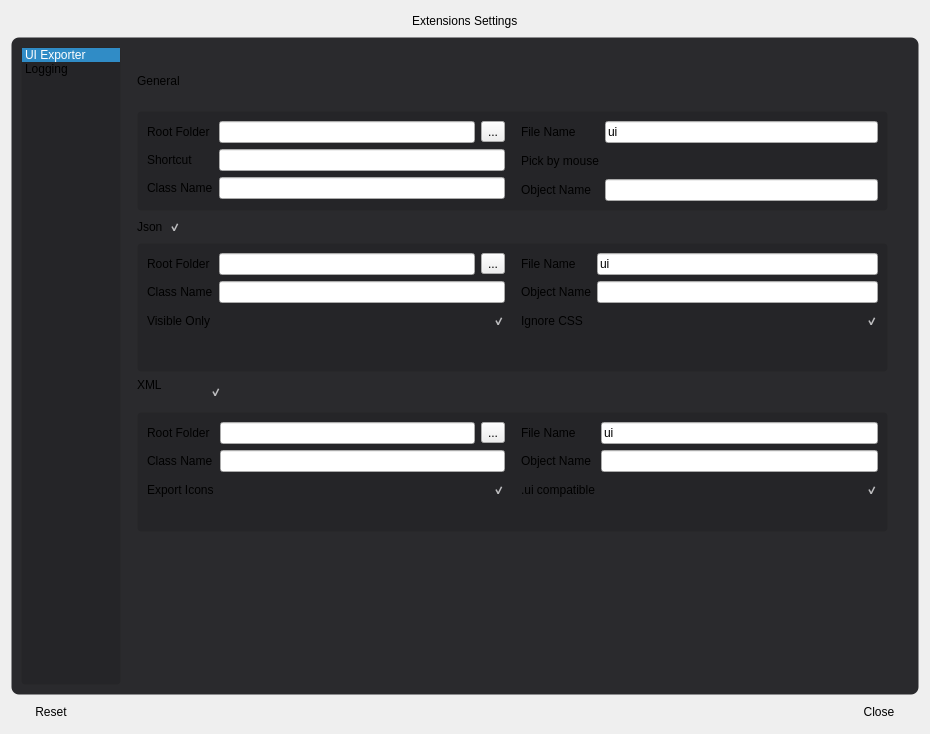
<?xml version="1.0" encoding="UTF-8"?>
<ui version="4.0">
 <class>ExtensionsSettings</class>
 <widget class="ExtensionsSettings" name="ExtensionsSettings">
  <property name="geometry">
   <rect>
    <x>0</x>
    <y>0</y>
    <width>930</width>
    <height>734</height>
   </rect>
  </property>
  <property name="sizePolicy">
   <sizepolicy hsizetype="Minimum" vsizetype="Preferred">
    <horstretch>0</horstretch>
    <verstretch>0</verstretch>
   </sizepolicy>
  </property>
  <property name="focusPolicy">
   <enum>Qt::StrongFocus</enum>
  </property>
  <property name="styleSheet">
   <string notr="true"/>
  </property>
  <layout class="QGridLayout" name="gridLayout">
   <item row="0" column="0">
    <layout class="QHBoxLayout" name="topBarLayout">
     <item>
      <spacer name="horizontalSpacer_3">
       <property name="orientation">
        <enum>Qt::Horizontal</enum>
       </property>
       <property name="sizeHint" stdset="0">
        <size>
         <width>40</width>
         <height>20</height>
        </size>
       </property>
      </spacer>
     </item>
     <item>
      <widget class="QLabel" name="label">
       <property name="text">
        <string>Extensions Settings</string>
       </property>
      </widget>
     </item>
     <item>
      <spacer name="horizontalSpacer_2">
       <property name="orientation">
        <enum>Qt::Horizontal</enum>
       </property>
       <property name="sizeHint" stdset="0">
        <size>
         <width>40</width>
         <height>20</height>
        </size>
       </property>
      </spacer>
     </item>
    </layout>
   </item>
   <item row="1" column="0">
    <widget class="QFrame" name="mainFrame">
     <property name="styleSheet">
      <string notr="true">#mainFrame {
       background: rgba(42, 42, 45, 255);
       border: 1px solid transparent;
       border-radius: 8px;
       }</string>
     </property>
     <layout class="QVBoxLayout" name="Frame_2Depth">
      <item>
       <layout class="QHBoxLayout" name="horizontalLayout">
        <item>
         <widget class="QListWidget" name="listWidget">
          <property name="sizePolicy">
           <sizepolicy hsizetype="Minimum" vsizetype="Expanding">
            <horstretch>0</horstretch>
            <verstretch>0</verstretch>
           </sizepolicy>
          </property>
          <property name="maximumSize">
           <size>
            <width>100</width>
            <height>16777215</height>
           </size>
          </property>
          <property name="styleSheet">
           <string notr="true">#listWidget
            {
            background: rgba(37, 37, 40, 255);
            border: 1px solid transparent;
            border-radius: 4px;
            }</string>
          </property>
          <property name="resizeMode">
           <enum>QListView::Fixed</enum>
          </property>
          <property name="currentRow">
           <number>0</number>
          </property>
          <item>
           <property name="text">
            <string>UI Exporter</string>
           </property>
          </item>
          <item>
           <property name="text">
            <string>Logging</string>
           </property>
          </item>
         </widget>
        </item>
        <item>
         <widget class="QStackedWidget" name="stackedWidget">
          <property name="styleSheet">
           <string notr="true">	QCheckBox
            {
            background: transparent;
            border: none;
            color: rgba(225, 225, 228, 255);
            outline: none;
            }

            QCheckBox:hover, QCheckBox:checked, QCheckBox:focus
            {
            color: rgba(225, 225, 228, 255);
            }

            QCheckBox:disabled
            {
            color: rgba(70, 70, 73, 255);
            }

            QCheckBox::indicator:unchecked:hover, QCheckBox::indicator:unchecked:focus
            {
            image: url(:/Resources/CommonIcon/Checkbox Off Selected.svg);
            }

            QCheckBox::indicator:unchecked:disabled
            {
            image: url(:/Resources/CommonIcon/Checkbox Off Disabled.svg);
            }

            QCheckBox[widget-type=Warning]
            {
            color: rgba(255, 97, 125, 255);
            }

            QCheckBox[widget-type=Warning]::indicator:unchecked
            {
            image: url(:/Resources/CommonIcon/Checkbox Off Warning.svg);
            }
            QCheckBox
            {
            spacing: 6px;
            }

            QCheckBox::indicator
            {
            width: 12px;
            height: 12px;
            }
            QCheckBox::indicator:unchecked
            {
            image: url(:/Resources/CommonIcon/Checkbox Off Normal.svg);
            }

            QCheckBox::indicator:checked, QCheckBox::indicator:checked:hover, QCheckBox::indicator:checked:focus
            {
            image: url(:/Resources/CommonIcon/Checkbox On Selected.svg);
            }

            QCheckBox::indicator:checked:disabled
            {
            image: url(:/Resources/CommonIcon/Checkbox On Disabled.svg);
            }

            QCheckBox[widget-type=Warning]::indicator:checked
            {
            image: url(:/Resources/CommonIcon/Checkbox On Warning.svg);
            }
           </string>
          </property>
          <property name="currentIndex">
           <number>0</number>
          </property>
          <widget class="QWidget" name="uiExporterPage">
           <property name="styleSheet">
            <string notr="true"/>
           </property>
           <widget class="QWidget" name="layoutWidget">
            <property name="geometry">
             <rect>
              <x>10</x>
              <y>10</y>
              <width>751</width>
              <height>475</height>
             </rect>
            </property>
            <layout class="QVBoxLayout" name="verticalLayout">
             <item>
              <layout class="QVBoxLayout" name="verticalLayout_2">
               <item>
                <layout class="QHBoxLayout" name="horizontalLayout_6">
                 <item>
                  <widget class="QLabel" name="label_6">
                   <property name="text">
                    <string>&lt;img src=':/Resources/CommonIcon/Title Bullet Secondary.svg' width='11' height='11'&gt;General</string>
                   </property>
                  </widget>
                 </item>
                 <item>
                  <spacer name="horizontalSpacer_5">
                   <property name="orientation">
                    <enum>Qt::Horizontal</enum>
                   </property>
                   <property name="sizeHint" stdset="0">
                    <size>
                     <width>40</width>
                     <height>20</height>
                    </size>
                   </property>
                  </spacer>
                 </item>
                </layout>
               </item>
               <item>
                <widget class="QFrame" name="generalFrame">
                 <property name="styleSheet">
                  <string notr="true">#generalFrame {
                   background: rgba(37, 37, 40, 255);
                   border: 1px solid transparent;
                   border-radius: 4px;
                   }</string>
                 </property>
                 <layout class="QHBoxLayout" name="horizontalLayout_2">
                  <item>
                   <layout class="QFormLayout" name="formLayout">
                    <item row="0" column="0">
                     <widget class="QLabel" name="label_2">
                      <property name="text">
                       <string>Root Folder</string>
                      </property>
                     </widget>
                    </item>
                    <item row="0" column="1">
                     <layout class="QHBoxLayout" name="horizontalLayout_5">
                      <item>
                       <widget class="QLineEdit" name="generalRootFolder"/>
                      </item>
                      <item>
                       <widget class="QToolButton" name="generalFolderButton">
                        <property name="text">
                         <string>...</string>
                        </property>
                        <property name="icon">
                         <iconset resource="../../resources/resources.qrc">
                          <normaloff>:/folder.png</normaloff>:/folder.png</iconset>
                        </property>
                       </widget>
                      </item>
                     </layout>
                    </item>
                    <item row="1" column="1">
                     <widget class="QLineEdit" name="shortcut"/>
                    </item>
                    <item row="1" column="0">
                     <widget class="QLabel" name="label_22">
                      <property name="text">
                       <string>Shortcut</string>
                      </property>
                     </widget>
                    </item>
                    <item row="2" column="0">
                     <widget class="QLabel" name="label_4">
                      <property name="text">
                       <string>Class Name</string>
                      </property>
                     </widget>
                    </item>
                    <item row="2" column="1">
                     <widget class="QLineEdit" name="generalClassName"/>
                    </item>
                   </layout>
                  </item>
                  <item>
                   <spacer name="horizontalSpacer_4">
                    <property name="orientation">
                     <enum>Qt::Horizontal</enum>
                    </property>
                    <property name="sizeType">
                     <enum>QSizePolicy::Fixed</enum>
                    </property>
                    <property name="sizeHint" stdset="0">
                     <size>
                      <width>10</width>
                      <height>20</height>
                     </size>
                    </property>
                   </spacer>
                  </item>
                  <item>
                   <layout class="QFormLayout" name="formLayout_2">
                    <item row="0" column="0">
                     <widget class="QLabel" name="label_3">
                      <property name="text">
                       <string>File Name</string>
                      </property>
                     </widget>
                    </item>
                    <item row="0" column="1">
                     <widget class="QLineEdit" name="generalFileName">
                      <property name="text">
                       <string>ui</string>
                      </property>
                     </widget>
                    </item>
                    <item row="2" column="0">
                     <widget class="QLabel" name="label_5">
                      <property name="text">
                       <string>Object Name</string>
                      </property>
                     </widget>
                    </item>
                    <item row="2" column="1">
                     <widget class="QLineEdit" name="generalObjectName"/>
                    </item>
                    <item row="1" column="0">
                     <widget class="QLabel" name="label_23">
                      <property name="text">
                       <string>Pick by mouse</string>
                      </property>
                     </widget>
                    </item>
                    <item row="1" column="1">
                     <widget class="QCheckBox" name="pickWidgetByMouse">
                      <property name="minimumSize">
                       <size>
                        <width>24</width>
                        <height>24</height>
                       </size>
                      </property>
                      <property name="focusPolicy">
                       <enum>Qt::ClickFocus</enum>
                      </property>
                      <property name="layoutDirection">
                       <enum>Qt::RightToLeft</enum>
                      </property>
                      <property name="text">
                       <string/>
                      </property>
                      <property name="checked">
                       <bool>false</bool>
                      </property>
                     </widget>
                    </item>
                   </layout>
                  </item>
                 </layout>
                </widget>
               </item>
              </layout>
             </item>
             <item>
              <layout class="QVBoxLayout" name="verticalLayout_4">
               <item>
                <layout class="QHBoxLayout" name="horizontalLayout_8">
                 <item>
                  <widget class="QLabel" name="label_8">
                   <property name="text">
                    <string>&lt;img src=':/Resources/CommonIcon/Title Bullet Secondary.svg' width='11' height='11'&gt;Json</string>
                   </property>
                  </widget>
                 </item>
                 <item>
                  <widget class="QCheckBox" name="jsonEnabled">
                   <property name="text">
                    <string/>
                   </property>
                   <property name="checked">
                    <bool>true</bool>
                   </property>
                  </widget>
                 </item>
                 <item>
                  <spacer name="horizontalSpacer_7">
                   <property name="orientation">
                    <enum>Qt::Horizontal</enum>
                   </property>
                   <property name="sizeHint" stdset="0">
                    <size>
                     <width>40</width>
                     <height>20</height>
                    </size>
                   </property>
                  </spacer>
                 </item>
                </layout>
               </item>
               <item>
                <widget class="QFrame" name="jsonFrame">
                 <property name="enabled">
                  <bool>true</bool>
                 </property>
                 <property name="styleSheet">
                  <string notr="true">#jsonFrame {
                   background: rgba(37, 37, 40, 255);
                   border: 1px solid transparent;
                   border-radius: 4px;
                   }</string>
                 </property>
                 <layout class="QHBoxLayout" name="horizontalLayout_9">
                  <property name="bottomMargin">
                   <number>5</number>
                  </property>
                  <item>
                   <layout class="QFormLayout" name="formLayout_3">
                    <item row="0" column="0">
                     <widget class="QLabel" name="label_9">
                      <property name="text">
                       <string>Root Folder</string>
                      </property>
                     </widget>
                    </item>
                    <item row="0" column="1">
                     <layout class="QHBoxLayout" name="horizontalLayout_10">
                      <item>
                       <widget class="QLineEdit" name="jsonRootFolder"/>
                      </item>
                      <item>
                       <widget class="QToolButton" name="jsonFolderButton">
                        <property name="text">
                         <string>...</string>
                        </property>
                        <property name="icon">
                         <iconset resource="../../resources/resources.qrc">
                          <normaloff>:/folder.png</normaloff>:/folder.png</iconset>
                        </property>
                       </widget>
                      </item>
                     </layout>
                    </item>
                    <item row="1" column="0">
                     <widget class="QLabel" name="label_10">
                      <property name="text">
                       <string>Class Name</string>
                      </property>
                     </widget>
                    </item>
                    <item row="1" column="1">
                     <widget class="QLineEdit" name="jsonClassName"/>
                    </item>
                    <item row="2" column="0">
                     <widget class="QLabel" name="label_14">
                      <property name="text">
                       <string>Visible Only</string>
                      </property>
                     </widget>
                    </item>
                    <item row="2" column="1">
                     <widget class="QCheckBox" name="visibleOnly">
                      <property name="minimumSize">
                       <size>
                        <width>24</width>
                        <height>24</height>
                       </size>
                      </property>
                      <property name="focusPolicy">
                       <enum>Qt::ClickFocus</enum>
                      </property>
                      <property name="layoutDirection">
                       <enum>Qt::RightToLeft</enum>
                      </property>
                      <property name="text">
                       <string/>
                      </property>
                      <property name="checked">
                       <bool>true</bool>
                      </property>
                     </widget>
                    </item>
                   </layout>
                  </item>
                  <item>
                   <spacer name="horizontalSpacer_9">
                    <property name="orientation">
                     <enum>Qt::Horizontal</enum>
                    </property>
                    <property name="sizeType">
                     <enum>QSizePolicy::Fixed</enum>
                    </property>
                    <property name="sizeHint" stdset="0">
                     <size>
                      <width>10</width>
                      <height>20</height>
                     </size>
                    </property>
                   </spacer>
                  </item>
                  <item>
                   <layout class="QFormLayout" name="formLayout_4">
                    <item row="0" column="0">
                     <widget class="QLabel" name="label_11">
                      <property name="text">
                       <string>File Name</string>
                      </property>
                     </widget>
                    </item>
                    <item row="0" column="1">
                     <widget class="QLineEdit" name="jsonFileName">
                      <property name="text">
                       <string>ui</string>
                      </property>
                     </widget>
                    </item>
                    <item row="1" column="0">
                     <widget class="QLabel" name="label_12">
                      <property name="text">
                       <string>Object Name</string>
                      </property>
                     </widget>
                    </item>
                    <item row="1" column="1">
                     <widget class="QLineEdit" name="jsonObjectName"/>
                    </item>
                    <item row="2" column="0">
                     <widget class="QLabel" name="label_15">
                      <property name="text">
                       <string>Ignore CSS</string>
                      </property>
                     </widget>
                    </item>
                    <item row="2" column="1">
                     <widget class="QCheckBox" name="ignoreCSS">
                      <property name="minimumSize">
                       <size>
                        <width>24</width>
                        <height>24</height>
                       </size>
                      </property>
                      <property name="focusPolicy">
                       <enum>Qt::ClickFocus</enum>
                      </property>
                      <property name="layoutDirection">
                       <enum>Qt::RightToLeft</enum>
                      </property>
                      <property name="text">
                       <string/>
                      </property>
                      <property name="checked">
                       <bool>true</bool>
                      </property>
                     </widget>
                    </item>
                   </layout>
                  </item>
                 </layout>
                </widget>
               </item>
              </layout>
             </item>
             <item>
              <layout class="QVBoxLayout" name="verticalLayout_5">
               <item>
                <layout class="QHBoxLayout" name="horizontalLayout_11">
                 <item>
                  <widget class="QLabel" name="label_13">
                   <property name="text">
                    <string>&lt;img src=':/Resources/CommonIcon/Title Bullet Secondary.svg' width='11' height='11'&gt;XML
                    </string>
                   </property>
                  </widget>
                 </item>
                 <item>
                  <widget class="QCheckBox" name="xmlEnabled">
                   <property name="text">
                    <string/>
                   </property>
                   <property name="checked">
                    <bool>true</bool>
                   </property>
                  </widget>
                 </item>
                 <item>
                  <spacer name="horizontalSpacer_8">
                   <property name="orientation">
                    <enum>Qt::Horizontal</enum>
                   </property>
                   <property name="sizeHint" stdset="0">
                    <size>
                     <width>40</width>
                     <height>20</height>
                    </size>
                   </property>
                  </spacer>
                 </item>
                </layout>
               </item>
               <item>
                <widget class="QFrame" name="xmlFrame">
                 <property name="styleSheet">
                  <string notr="true">#xmlFrame {
                   background: rgba(37, 37, 40, 255);
                   border: 1px solid transparent;
                   border-radius: 4px;
                   }</string>
                 </property>
                 <layout class="QHBoxLayout" name="horizontalLayout_12">
                  <property name="bottomMargin">
                   <number>5</number>
                  </property>
                  <item>
                   <layout class="QFormLayout" name="formLayout_5">
                    <item row="0" column="0">
                     <widget class="QLabel" name="label_16">
                      <property name="text">
                       <string>Root Folder</string>
                      </property>
                     </widget>
                    </item>
                    <item row="0" column="1">
                     <layout class="QHBoxLayout" name="horizontalLayout_13">
                      <item>
                       <widget class="QLineEdit" name="xmlRootFolder"/>
                      </item>
                      <item>
                       <widget class="QToolButton" name="xmlFolderButton">
                        <property name="text">
                         <string>...</string>
                        </property>
                        <property name="icon">
                         <iconset resource="../../resources/resources.qrc">
                          <normaloff>:/folder.png</normaloff>:/folder.png</iconset>
                        </property>
                       </widget>
                      </item>
                     </layout>
                    </item>
                    <item row="1" column="0">
                     <widget class="QLabel" name="label_17">
                      <property name="text">
                       <string>Class Name</string>
                      </property>
                     </widget>
                    </item>
                    <item row="1" column="1">
                     <widget class="QLineEdit" name="xmlClassName"/>
                    </item>
                    <item row="2" column="0">
                     <widget class="QLabel" name="label_18">
                      <property name="text">
                       <string>Export Icons</string>
                      </property>
                     </widget>
                    </item>
                    <item row="2" column="1">
                     <widget class="QCheckBox" name="exportIcons">
                      <property name="minimumSize">
                       <size>
                        <width>24</width>
                        <height>24</height>
                       </size>
                      </property>
                      <property name="focusPolicy">
                       <enum>Qt::ClickFocus</enum>
                      </property>
                      <property name="layoutDirection">
                       <enum>Qt::RightToLeft</enum>
                      </property>
                      <property name="text">
                       <string/>
                      </property>
                      <property name="checked">
                       <bool>true</bool>
                      </property>
                     </widget>
                    </item>
                   </layout>
                  </item>
                  <item>
                   <spacer name="horizontalSpacer_10">
                    <property name="orientation">
                     <enum>Qt::Horizontal</enum>
                    </property>
                    <property name="sizeType">
                     <enum>QSizePolicy::Fixed</enum>
                    </property>
                    <property name="sizeHint" stdset="0">
                     <size>
                      <width>10</width>
                      <height>20</height>
                     </size>
                    </property>
                   </spacer>
                  </item>
                  <item>
                   <layout class="QFormLayout" name="formLayout_6">
                    <item row="0" column="0">
                     <widget class="QLabel" name="label_19">
                      <property name="text">
                       <string>File Name</string>
                      </property>
                     </widget>
                    </item>
                    <item row="0" column="1">
                     <widget class="QLineEdit" name="xmlFileName">
                      <property name="text">
                       <string>ui</string>
                      </property>
                     </widget>
                    </item>
                    <item row="1" column="0">
                     <widget class="QLabel" name="label_20">
                      <property name="text">
                       <string>Object Name</string>
                      </property>
                     </widget>
                    </item>
                    <item row="1" column="1">
                     <widget class="QLineEdit" name="xmlObjectName"/>
                    </item>
                    <item row="2" column="0">
                     <widget class="QLabel" name="label_21">
                      <property name="text">
                       <string>.ui compatible</string>
                      </property>
                     </widget>
                    </item>
                    <item row="2" column="1">
                     <widget class="QCheckBox" name="uiCompatible">
                      <property name="minimumSize">
                       <size>
                        <width>24</width>
                        <height>24</height>
                       </size>
                      </property>
                      <property name="focusPolicy">
                       <enum>Qt::ClickFocus</enum>
                      </property>
                      <property name="layoutDirection">
                       <enum>Qt::RightToLeft</enum>
                      </property>
                      <property name="text">
                       <string/>
                      </property>
                      <property name="checked">
                       <bool>true</bool>
                      </property>
                     </widget>
                    </item>
                   </layout>
                  </item>
                 </layout>
                </widget>
               </item>
              </layout>
             </item>
            </layout>
           </widget>
          </widget>
          <widget class="QWidget" name="loggingPage">
           <widget class="QWidget" name="layoutWidget">
            <property name="geometry">
             <rect>
              <x>0</x>
              <y>0</y>
              <width>771</width>
              <height>621</height>
             </rect>
            </property>
            <layout class="QVBoxLayout" name="verticalLayout_3">
             <property name="leftMargin">
              <number>11</number>
             </property>
             <property name="topMargin">
              <number>11</number>
             </property>
             <property name="rightMargin">
              <number>11</number>
             </property>
             <property name="bottomMargin">
              <number>11</number>
             </property>
             <item>
              <layout class="QHBoxLayout" name="horizontalLayout_7">
               <item>
                <widget class="QLabel" name="label_7">
                 <property name="text">
                  <string>&lt;img src=':/Resources/CommonIcon/Title Bullet Secondary.svg' width='11' height='11'&gt;Log Level</string>
                 </property>
                </widget>
               </item>
               <item>
                <spacer name="horizontalSpacer_6">
                 <property name="orientation">
                  <enum>Qt::Horizontal</enum>
                 </property>
                 <property name="sizeHint" stdset="0">
                  <size>
                   <width>40</width>
                   <height>20</height>
                  </size>
                 </property>
                </spacer>
               </item>
              </layout>
             </item>
             <item>
              <widget class="QTableWidget" name="tableWidget">
               <property name="styleSheet">
                <string notr="true">	QTableView
                 {
                 outline: none;
                 border: 1px solid transparent;
                 background: transparent;
                 }

                 QTableView QHeaderView
                 {
                 background: transparent;
				 padding:4px
                 }

                 QTableView QHeaderView::section
                 {
                 border: 1px solid transparent;
                 background: transparent;
                 color: rgba(225, 225, 228, 255);
                 border-color: rgba(52, 52, 55, 255);
                 }

                 QTableView QHeaderView::section:hover
                 {
                 background: transparent;
                 color: rgba(110, 185, 255, 255);
                 }

                 QTableView QHeaderView::section:selected
                 {
                 background: rgba(0, 0, 0, 230);
                 color: rgba(110, 185, 255, 255);
                 }

                 QTableView QHeaderView::section:disabled
                 {
                 background: rgba(0, 0, 0, 77);
                 color: rgba(70, 70, 73, 255);
                 }

                 QTableView[widget-type = Warning] QHeaderView::section
                 {
                 border-bottom-color: rgba(90, 90, 92, 26);
                 border-right-color: rgba(90, 90, 92, 26);
                 background: rgba(40, 32, 35, 255);
                 color: rgba(255, 97, 125, 255);
                 }

                 QTableView QTableCornerButton::section
                 {
                 background: transparent;
                 border: 1px solid transparent;
                 border-color: rgba(52, 52, 55, 255);
                 }

                 QTableView::item
                 {
                 border: 1px solid transparent;
                 border-bottom-color: rgba(90, 90, 92, 26);
                 border-right-color: rgba(90, 90, 92, 26);
                 background: rgba(0, 0, 0, 153);
                 color: rgba(225, 225, 228, 255);
                 }

                 QTableView::item:hover
                 {
                 background: rgba(0, 0, 0, 153);
                 color: rgba(110, 185, 255, 255);
                 min-height: 24px;
                 max-height: 24px;
                 }

                 QTableView::item:selected
                 {
                 background: rgba(45, 52, 68, 255);
                 color: rgba(110, 185, 255, 255);
                 border: 2px solid;
                 border-color: rgba(110, 185, 255, 255);
                 }

                 QTableView::item:focus
                 {
                 background: rgba(45, 52, 68, 255);
                 color: rgba(110, 185, 255, 255);
                 }

                 QTableView::item:disabled
                 {
                 background: rgba(0, 0, 0, 77);
                 color: rgba(70, 70, 73, 255);
                 }

                 QTableView[widget-type=Warning]
                 {
                 border-bottom-color: rgba(90, 90, 92, 26);
                 border-right-color: rgba(90, 90, 92, 26);
                 background: rgba(40, 32, 35, 255);
                 color: rgba(255, 97, 125, 255);
                 }

                 QTableView[readOnly=true]
                 {
                 border-bottom-color: rgba(90, 90, 92, 26);
                 border-right-color: rgba(90, 90, 92, 26);
                 background: rgba(0, 0, 0, 77);
                 color: rgba(225, 225, 228, 255);
                 }

                 QTableView[widget-type=ReadOnly]::item
                 {
                 border-bottom-color: rgba(90, 90, 92, 26);
                 border-right-color: rgba(90, 90, 92, 26);
                 background: rgba(0, 0, 0, 77);
                 color: rgba(153, 153, 156, 255);
                 }

                 QTableView QLineEdit
                 {
                 background: rgba(45, 52, 68, 255);
                 color: rgba(225, 225, 228, 255);
                 }

                 QTableView QLineEdit:focus
                 {
                 color: rgba(110, 185, 255, 255);
                 }
                 QMenu
                 {
                 background: rgba(30, 30, 33, 255);
                 border-radius: 4px;
                 }

                 QMenu::item
                 {
                 color: rgba(225, 225, 228, 255);
                 background: transparent;
                 }

                 QMenu::item:hover
                 {
                 color: rgba(110, 185, 255, 255);
                 background: rgba(0, 0, 0, 77);
                 }

                 QMenu::item:selected
                 {
                 color: rgba(110, 185, 255, 255);
                 background: rgba(45, 52, 68, 255);
                 }

                 QMenu::item:disabled
                 {
                 color: rgba(70, 70, 73, 255);
                 background: transparent;
                 }

                 QMenu::separator
                 {
                 height: 5px;
                 background: transparent;
                 border: none;
                 border-top: 1px solid;
                 border-color: rgba(47, 47, 50, 255);
                 margin: 2px 0px 2px 0px;
                 }

                 QMenu::tearoff
                 {
                 background-image: url(:/Resources/CommonIcon/Dash.svg);
                 image: url(:/Resources/CommonIcon/Cut handle Main bar.svg);
                 background-repeat: repeat-x;
                 background-position: center;
                 min-height: 15px;
                 max-height: 15px;
                 height: 15px;
                 padding-top: 1px;
                 }</string>
               </property>
               <attribute name="horizontalHeaderDefaultSectionSize">
                <number>150</number>
               </attribute>
               <attribute name="horizontalHeaderStretchLastSection">
                <bool>true</bool>
               </attribute>
               <attribute name="verticalHeaderVisible">
                <bool>false</bool>
               </attribute>
               <column>
                <property name="text">
                 <string>Logger</string>
                </property>
                <property name="textAlignment">
                 <set>AlignLeading|AlignVCenter</set>
                </property>
               </column>
               <column>
                <property name="text">
                 <string>Level</string>
                </property>
                <property name="textAlignment">
                 <set>AlignLeading|AlignVCenter</set>
                </property>
               </column>
              </widget>
             </item>
            </layout>
           </widget>
          </widget>
         </widget>
        </item>
       </layout>
      </item>
     </layout>
    </widget>
   </item>
   <item row="2" column="0">
    <widget class="QFrame" name="buttonsFrame">
     <layout class="QHBoxLayout" name="buttonsLayout">
      <property name="leftMargin">
       <number>0</number>
      </property>
      <property name="topMargin">
       <number>0</number>
      </property>
      <property name="rightMargin">
       <number>0</number>
      </property>
      <property name="bottomMargin">
       <number>0</number>
      </property>
      <item>
       <widget class="QPushButton" name="resetButton">
        <property name="enabled">
         <bool>true</bool>
        </property>
        <property name="focusPolicy">
         <enum>Qt::NoFocus</enum>
        </property>
        <property name="text">
         <string>Reset</string>
        </property>
        <property name="autoDefault">
         <bool>false</bool>
        </property>
        <property name="flat">
         <bool>true</bool>
        </property>
       </widget>
      </item>
      <item>
       <spacer name="horizontalSpacer">
        <property name="orientation">
         <enum>Qt::Horizontal</enum>
        </property>
        <property name="sizeHint" stdset="0">
         <size>
          <width>40</width>
          <height>20</height>
         </size>
        </property>
       </spacer>
      </item>
      <item>
       <widget class="QPushButton" name="closeButton">
        <property name="focusPolicy">
         <enum>Qt::NoFocus</enum>
        </property>
        <property name="text">
         <string>Close</string>
        </property>
        <property name="autoDefault">
         <bool>false</bool>
        </property>
        <property name="flat">
         <bool>true</bool>
        </property>
       </widget>
      </item>
     </layout>
    </widget>
   </item>
  </layout>
 </widget>
 <customwidgets>
  <customwidget>
   <class>ExtensionsSettings</class>
   <extends>QDialog</extends>
   <header>ExtensionsSettings.h</header>
   <container>1</container>
  </customwidget>
 </customwidgets>
 <resources>
  <include location="../../resources/resources.qrc"/>
 </resources>
 <connections>
  <connection>
   <sender>listWidget</sender>
   <signal>currentRowChanged(int)</signal>
   <receiver>stackedWidget</receiver>
   <slot>setCurrentIndex(int)</slot>
   <hints>
    <hint type="sourcelabel">
     <x>109</x>
     <y>498</y>
    </hint>
    <hint type="destinationlabel">
     <x>150</x>
     <y>515</y>
    </hint>
   </hints>
  </connection>
  <connection>
   <sender>jsonEnabled</sender>
   <signal>toggled(bool)</signal>
   <receiver>jsonFrame</receiver>
   <slot>setEnabled(bool)</slot>
   <hints>
    <hint type="sourcelabel">
     <x>204</x>
     <y>247</y>
    </hint>
    <hint type="destinationlabel">
     <x>324</x>
     <y>375</y>
    </hint>
   </hints>
  </connection>
  <connection>
   <sender>xmlEnabled</sender>
   <signal>toggled(bool)</signal>
   <receiver>xmlFrame</receiver>
   <slot>setEnabled(bool)</slot>
   <hints>
    <hint type="sourcelabel">
     <x>207</x>
     <y>407</y>
    </hint>
    <hint type="destinationlabel">
     <x>340</x>
     <y>535</y>
    </hint>
   </hints>
  </connection>
  <connection>
   <sender>generalRootFolder</sender>
   <signal>textChanged(QString)</signal>
   <receiver>jsonRootFolder</receiver>
   <slot>setText(QString)</slot>
   <hints>
    <hint type="sourcelabel">
     <x>269</x>
     <y>121</y>
    </hint>
    <hint type="destinationlabel">
     <x>468</x>
     <y>304</y>
    </hint>
   </hints>
  </connection>
  <connection>
   <sender>generalFileName</sender>
   <signal>textChanged(QString)</signal>
   <receiver>jsonFileName</receiver>
   <slot>setText(QString)</slot>
   <hints>
    <hint type="sourcelabel">
     <x>707</x>
     <y>128</y>
    </hint>
    <hint type="destinationlabel">
     <x>876</x>
     <y>302</y>
    </hint>
   </hints>
  </connection>
  <connection>
   <sender>generalRootFolder</sender>
   <signal>textChanged(QString)</signal>
   <receiver>xmlRootFolder</receiver>
   <slot>setText(QString)</slot>
   <hints>
    <hint type="sourcelabel">
     <x>383</x>
     <y>126</y>
    </hint>
    <hint type="destinationlabel">
     <x>468</x>
     <y>464</y>
    </hint>
   </hints>
  </connection>
  <connection>
   <sender>generalFileName</sender>
   <signal>textChanged(QString)</signal>
   <receiver>xmlFileName</receiver>
   <slot>setText(QString)</slot>
   <hints>
    <hint type="sourcelabel">
     <x>755</x>
     <y>124</y>
    </hint>
    <hint type="destinationlabel">
     <x>876</x>
     <y>462</y>
    </hint>
   </hints>
  </connection>
  <connection>
   <sender>generalClassName</sender>
   <signal>textEdited(QString)</signal>
   <receiver>jsonClassName</receiver>
   <slot>setText(QString)</slot>
   <hints>
    <hint type="sourcelabel">
     <x>500</x>
     <y>202</y>
    </hint>
    <hint type="destinationlabel">
     <x>501</x>
     <y>337</y>
    </hint>
   </hints>
  </connection>
  <connection>
   <sender>generalClassName</sender>
   <signal>textEdited(QString)</signal>
   <receiver>xmlClassName</receiver>
   <slot>setText(QString)</slot>
   <hints>
    <hint type="sourcelabel">
     <x>503</x>
     <y>202</y>
    </hint>
    <hint type="destinationlabel">
     <x>503</x>
     <y>497</y>
    </hint>
   </hints>
  </connection>
  <connection>
   <sender>generalObjectName</sender>
   <signal>textChanged(QString)</signal>
   <receiver>jsonObjectName</receiver>
   <slot>setText(QString)</slot>
   <hints>
    <hint type="sourcelabel">
     <x>876</x>
     <y>198</y>
    </hint>
    <hint type="destinationlabel">
     <x>876</x>
     <y>333</y>
    </hint>
   </hints>
  </connection>
  <connection>
   <sender>generalObjectName</sender>
   <signal>textChanged(QString)</signal>
   <receiver>xmlObjectName</receiver>
   <slot>setText(QString)</slot>
   <hints>
    <hint type="sourcelabel">
     <x>876</x>
     <y>198</y>
    </hint>
    <hint type="destinationlabel">
     <x>876</x>
     <y>493</y>
    </hint>
   </hints>
  </connection>
  <connection>
   <sender>closeButton</sender>
   <signal>clicked()</signal>
   <receiver>ExtensionsSettings</receiver>
   <slot>accept()</slot>
   <hints>
    <hint type="sourcelabel">
     <x>901</x>
     <y>709</y>
    </hint>
    <hint type="destinationlabel">
     <x>194</x>
     <y>-20</y>
    </hint>
   </hints>
  </connection>
  <connection>
   <sender>pickWidgetByMouse</sender>
   <signal>toggled(bool)</signal>
   <receiver>generalClassName</receiver>
   <slot>setDisabled(bool)</slot>
   <hints>
    <hint type="sourcelabel">
     <x>749</x>
     <y>153</y>
    </hint>
    <hint type="destinationlabel">
     <x>426</x>
     <y>200</y>
    </hint>
   </hints>
  </connection>
  <connection>
   <sender>pickWidgetByMouse</sender>
   <signal>toggled(bool)</signal>
   <receiver>generalObjectName</receiver>
   <slot>setDisabled(bool)</slot>
   <hints>
    <hint type="sourcelabel">
     <x>781</x>
     <y>164</y>
    </hint>
    <hint type="destinationlabel">
     <x>785</x>
     <y>193</y>
    </hint>
   </hints>
  </connection>
  <connection>
   <sender>pickWidgetByMouse</sender>
   <signal>toggled(bool)</signal>
   <receiver>jsonClassName</receiver>
   <slot>setDisabled(bool)</slot>
   <hints>
    <hint type="sourcelabel">
     <x>759</x>
     <y>161</y>
    </hint>
    <hint type="destinationlabel">
     <x>400</x>
     <y>326</y>
    </hint>
   </hints>
  </connection>
  <connection>
   <sender>pickWidgetByMouse</sender>
   <signal>toggled(bool)</signal>
   <receiver>jsonObjectName</receiver>
   <slot>setDisabled(bool)</slot>
   <hints>
    <hint type="sourcelabel">
     <x>826</x>
     <y>160</y>
    </hint>
    <hint type="destinationlabel">
     <x>845</x>
     <y>330</y>
    </hint>
   </hints>
  </connection>
  <connection>
   <sender>pickWidgetByMouse</sender>
   <signal>toggled(bool)</signal>
   <receiver>xmlClassName</receiver>
   <slot>setDisabled(bool)</slot>
   <hints>
    <hint type="sourcelabel">
     <x>684</x>
     <y>160</y>
    </hint>
    <hint type="destinationlabel">
     <x>442</x>
     <y>489</y>
    </hint>
   </hints>
  </connection>
  <connection>
   <sender>pickWidgetByMouse</sender>
   <signal>toggled(bool)</signal>
   <receiver>xmlObjectName</receiver>
   <slot>setDisabled(bool)</slot>
   <hints>
    <hint type="sourcelabel">
     <x>712</x>
     <y>158</y>
    </hint>
    <hint type="destinationlabel">
     <x>741</x>
     <y>493</y>
    </hint>
   </hints>
  </connection>
 </connections>
</ui>
